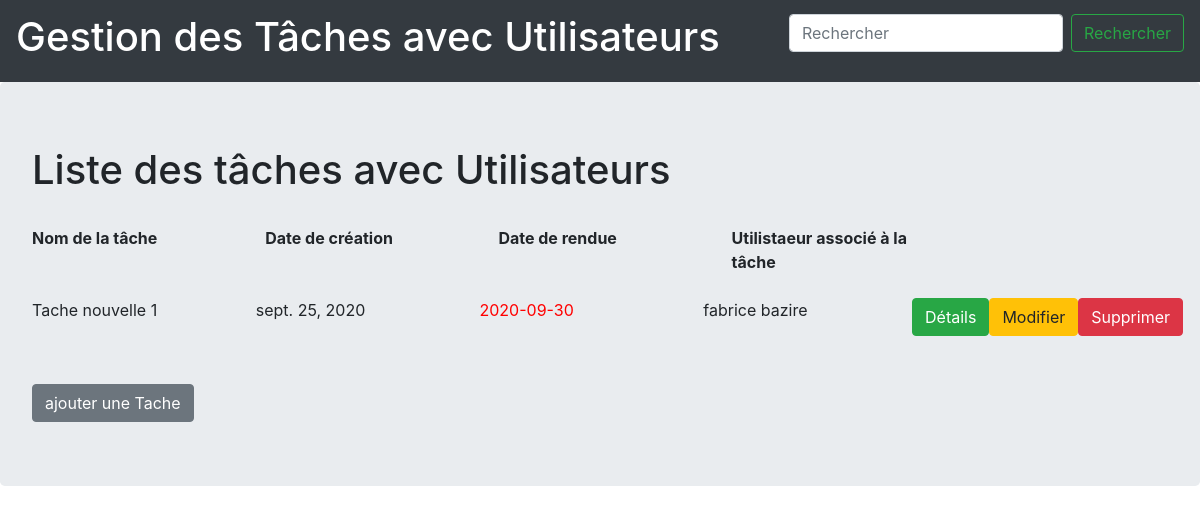
Before: /taskuser/ with the older database file.
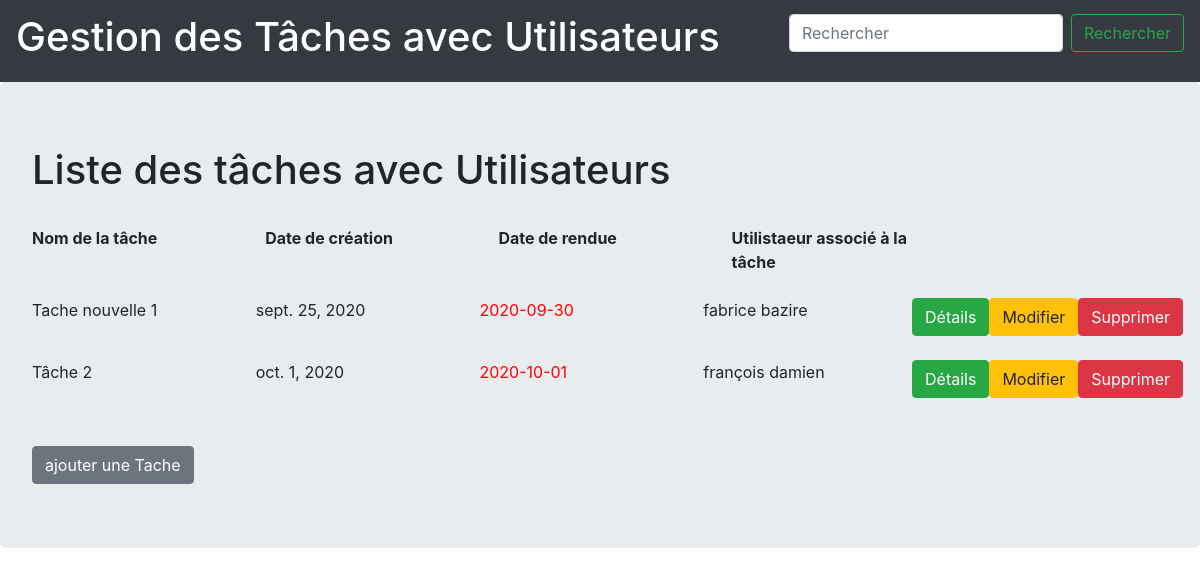
After: the same page with the newer database file.
### TaskUser/models.py (models this page shows, shortened)
class TaskWithUser(models.Model):
    name = models.CharField(max_length=250)
    description = models.TextField()
    date_creation  = models.DateField()
    date_rendu = models.DateField(null=True)
    user = models.ForeignKey(User, related_name = "user", on_delete=models.CASCADE)
    def colored_due_date(self):
        if self.date_rendu-timedelta(days=7) > date.today():
            color = "green"
        elif self.date_rendu < date.today() :
            color = "red"
        else :
            color = "orange"
        return format_html("<span style=color:%s>%s</span>"%(color, self.date_rendu))
    colored_due_date.allow_tags = True

class User(models.Model):
    first_name = models.CharField(max_length=30)
    last_name = models.CharField(max_length=30)
    email = models.EmailField()
    def __str__ (self):
        return self.first_name + " " + self.last_name

### TaskUser/views.py (the view)
# urls.py: 2. Add a URL to urlpatterns:  path('', views.home, name='home')
def home(request):
    objects = TaskWithUser.objects.all().order_by('date_rendu')
    return render(request, template_name='list.html',context={'objects':objects})

### TaskUser/templates/list.html (shortened to what this page needs)
{% extends "baseUsers.html"%}
{% block styles %}
    {{ block.super }}
{% endblock %}
{% block content %}
    <h1>Liste des tâches avec Utilisateurs</h1><br>
    <div class="row">
        <div class="col"><b>Nom de la tâche</b></div>
        <div class="col"><b>Date de création</b></div>
        <div class="col"><b>Date de rendue</b></div>
        <div class="col"><b>Utilistaeur associé à la tâche</b></div>
        <div class="col"><b></b></div>
    </div><br>
    {% for tache in objects %}
        <div class="row">
            <div class="col">{{tache.name}}</div>
            <div class="col">{{tache.date_creation}}</div>
            <div class="col">{{tache.colored_due_date}}</div>
            <div class="col">{{tache.user}}</div>
            <div>
                <input type="button" class="btn btn-success" value="Détails" onclick="window.location='http://localhost:8000/taskuser/details/{{tache.pk}}'">
            </div>
            <div>
                <input type="button" class="btn btn-warning" value="Modifier" onclick="window.location='http://localhost:8000/taskuser/modifier/{{tache.pk}}'">
            </div>
            <div>
                <input type="button" class="btn btn-danger" value="Supprimer" onclick="window.location='http://localhost:8000/taskuser/supprimer/{{tache.pk}}'">
            </div>
        </div>
        <br>
    {% endfor %}
    <br>
    <input type="button" class="btn btn-secondary" value="ajouter une Tache" onclick="window.location='http://localhost:8000/taskuser/add'">
{% endblock %}

Changed rows visible on the page:
added TaskWithUser: name "Tâche 2", date_creation "oct. 1, 2020", colored_due_date "2020-10-01", user "françois damien"
